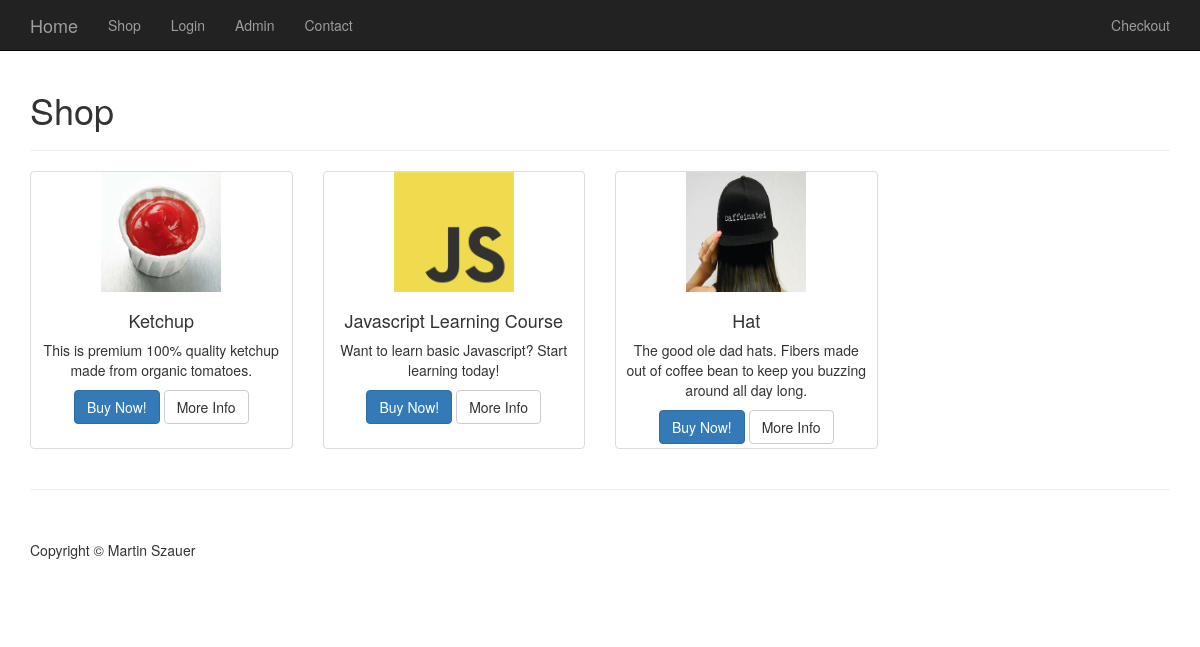
The page /shop.php on the database its author committed.
### tables this page shows
CREATE TABLE IF NOT EXISTS `products` (
  `product_id` int(11) NOT NULL AUTO_INCREMENT,
  `product_title` varchar(255) NOT NULL,
  `product_category_id` int(11) NOT NULL,
  `product_price` float NOT NULL,
  `product_quantity` int(11) NOT NULL,
  `product_description` text NOT NULL,
  `short_desc` text NOT NULL,
  `product_image` varchar(255) NOT NULL,
  PRIMARY KEY (`product_id`)
);

### resources/functions.php (the view, shortened to what this page needs)
<?php
$upload_directory = "uploads";
function query($sql) {
    global $connection;
    return mysqli_query($connection, $sql);
}
function fetch_array($result){
    return mysqli_fetch_array($result);
}
function get_products_in_shop_page() {
    $query = query(" SELECT * FROM products");
    while($row = fetch_array($query)) {
        $product_image = display_image($row['product_image']);
        $product = <<<DELIMETER
            <div class="col-md-3 col-sm-6 hero-feature">
                <div class="thumbnail">
                    <img src="../resources/{$product_image}" alt="" style="height:120px;width:120px">
                    <div class="caption">
                        <h4>{$row['product_title']}</h4>
                        <p>{$row['short_desc']}</p>
                        <p>
                            <a href="../resources/cart.php?add={$row['product_id']}" class="btn btn-primary">Buy Now!</a> <a href="item.php?id={$row['product_id']}" class="btn btn-default">More Info</a>
                        </p>
                    </div>
                </div>
            </div>
DELIMETER;
        echo $product;
    }
}
function display_image($picture) {
    global $upload_directory;
    return $upload_directory  . DS . $picture;
}
?>

### public/css/shop-homepage.css (style rules this page uses)
body { padding-top: 70px; }
.caption { height: 130px; overflow: hidden; }
.caption h4 { white-space: nowrap; }
.thumbnail img { width: 100%; }
.thumbnail { padding: 0; }

### public/css/styles.css (style rules this page uses)
.caption { height: 156px; }

### rows shown on the page
products: product_image (picture), product_title "Ketchup", short_desc "This is premium 100% quality ketchup made from organic tomatoes."
products: product_image (picture), product_title "Javascript Learning Course", short_desc "Want to learn basic Javascript? Start learning today!"
products: product_image (picture), product_title "Hat", short_desc "The good ole dad hats. Fibers made out of coffee bean to keep you buzzing around all day long."
